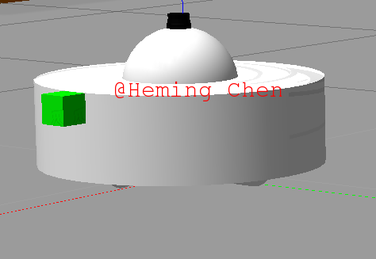
#> input picture misc/custom_robot.png, 376 x 259 px, shrunk from 474 x 327 before the run; its folder holds 4 pictures in this run
$ python add_watermark_to_pics.py
#> lines starting #> are read from the running program, lines starting #| are printed output that depends on the picture
from PIL import Image
from PIL import ImageDraw
from PIL import ImageFont
import glob


def add_text_watermark(input_img_path, output_img_path, text, text_color, rel_pos):
#> called with input_img_path = 'misc/custom_robot.png', output_img_path = 'misc/custom_robot.png', text = '@Heming Chen', text_color = (255, 0, 0), rel_pos = (0.3, 0.3)
    image = Image.open(input_img_path)
#> image is the input picture: PIL image 376x259 RGBA; mean R, G, B, A 160.6, 161.8, 159.4, 255
    width, height = image.size
#> width = 376; height = 259
    abs_pos = (rel_pos[0] * width, rel_pos[1]*height)
#> abs_pos = (112.8, 77.7)

    drawing = ImageDraw.Draw(image)
    font = ImageFont.truetype("Pillow/Tests/fonts/FreeMono.ttf", 30)
    drawing.text(abs_pos, text, fill=text_color, font=font)
    image.save(output_img_path)
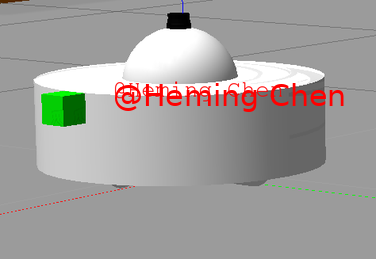
#> saved as custom_robot.png: PIL image 376x259 RGBA; mean R, G, B, A 161.9, 159.3, 156.8, 255


if __name__ == '__main__':
    text ='@Heming Chen'
    red = (255, 0, 0)

    imgs = glob.glob("misc/*.png")
    for img in imgs:
        add_text_watermark(
            input_img_path=img,
            output_img_path=img,
            text=text,
            text_color=red,
            rel_pos=(0.3, 0.3))
#> pass 2 of the loop `for img in imgs:`:
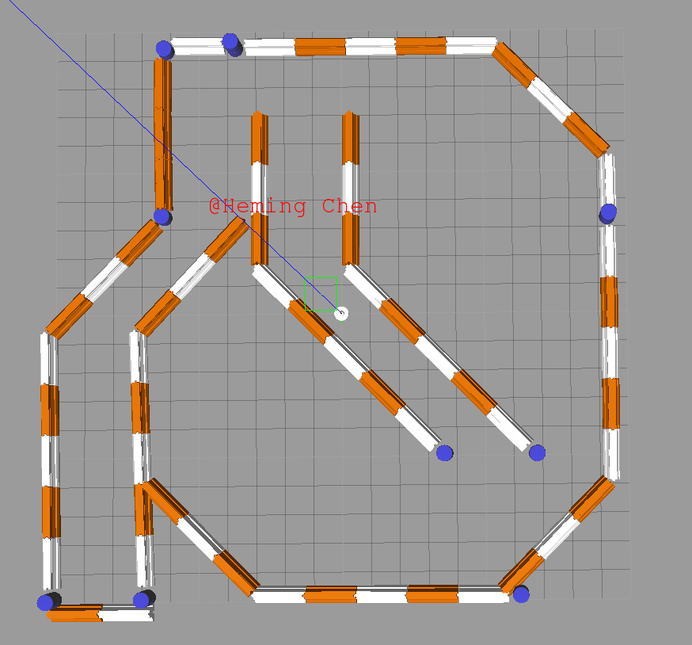
#> input picture misc/map.png, 692 x 645 px, shrunk from 874 x 814 before the run
#> in add_text_watermark, image is the input picture: PIL image 692x645 RGBA; mean R, G, B, A 159.1, 153, 148.1, 255
#> in add_text_watermark (call 2), `image.save(output_img_path)`:
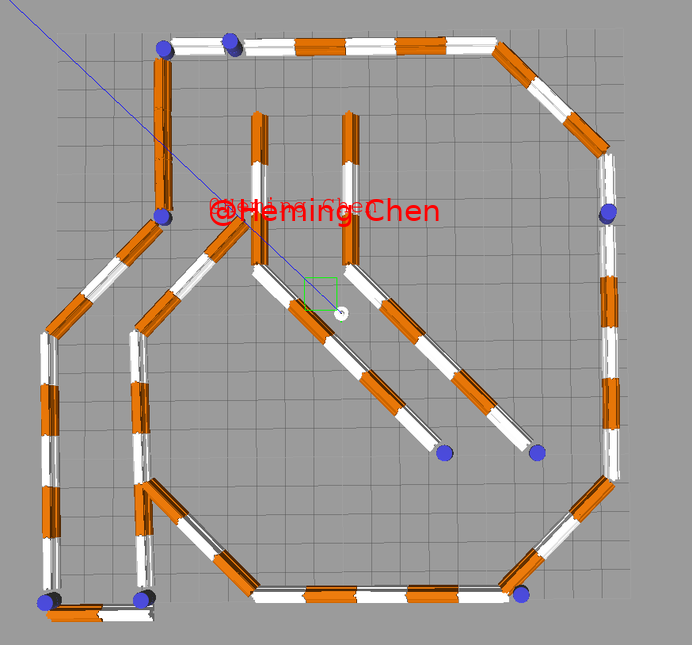
#> saved as map.png: PIL image 692x645 RGBA; mean R, G, B, A 159.4, 152.5, 147.6, 255
#> pass 3 of the loop `for img in imgs:`:
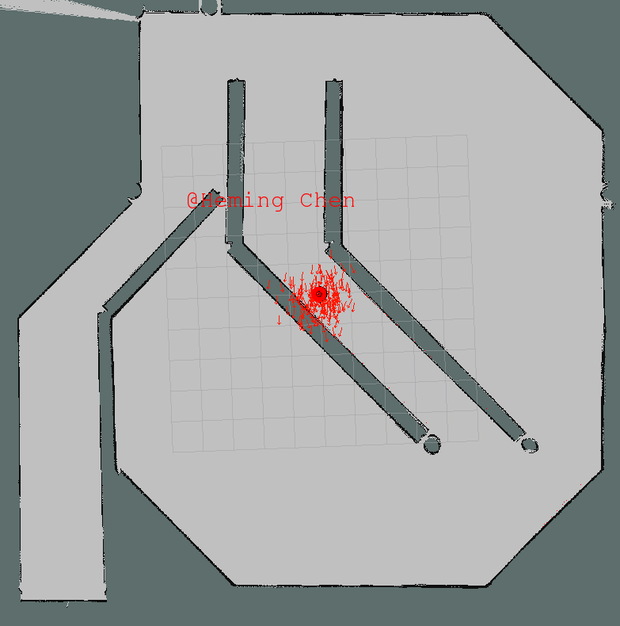
#> input picture misc/move_0.png, 620 x 626 px, shrunk from 783 x 790 before the run
#> in add_text_watermark, image is the input picture: PIL image 620x626 RGBA; mean R, G, B, A 158.8, 162.7, 162.1, 255
#> in add_text_watermark (call 3), `image.save(output_img_path)`:
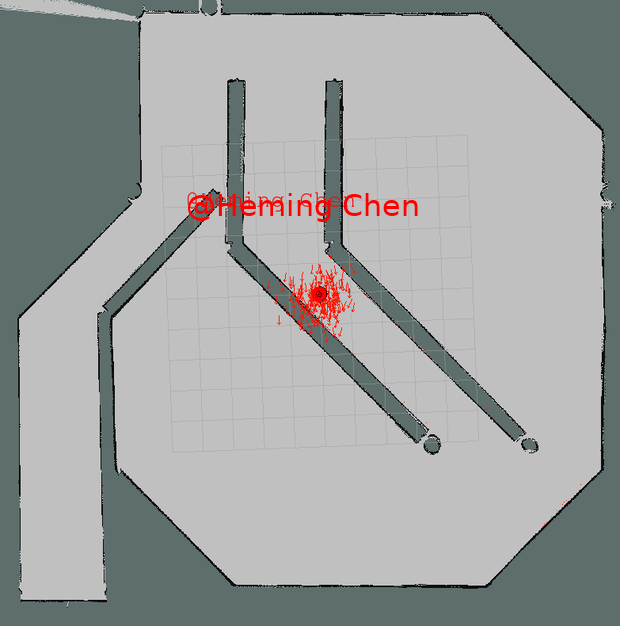
#> saved as move_0.png: PIL image 620x626 RGBA; mean R, G, B, A 159.1, 162.1, 161.5, 255
#> the loop made 4 passes; the first 3 are shown
